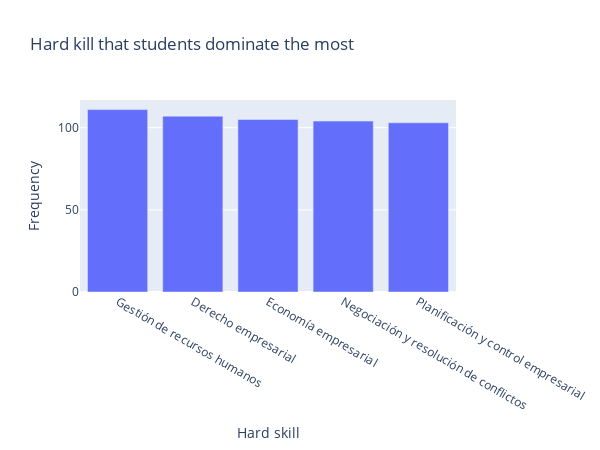

Notebook code for this chart:
### Markdown cell above
#### 3.2 Hard kills que más tienen los estudiantes

### Code cell
# Hard skills más demandadas por los estudiantes de los bootcamps
got = users_df['iGot'].explode().value_counts()

# Seleccionar los N hard skill que más necesitan los alumnos
top_n = 5
top_got = got.head(top_n)

# Quitar los corchetes de lista del índice
top_got.index = top_got.index.str.strip('[]')

# Crear el gráfico de barras horizontales
fig = go.Figure(data=go.Bar(
    y=top_got.values,
    x=top_got.index,
    orientation='v'
))

# Configurar el diseño del gráfico
fig.update_layout(
    title='Hard kill that students dominate the most',
    yaxis_title='Frequency',
    xaxis_title='Hard skill',
    width=600,
    height=450
)

# Mostrar el gráfico
fig.show()

### Figure 1 — Plotly figure (JSON) as saved in the notebook; plotly's stock layout.template omitted (floating-point values rounded to 4 significant figures)
{"data": [{"orientation": "v", "type": "bar", "x": ["Gestión de recursos humanos", "Derecho empresarial", "Economía empresarial", "Negociación y resolución de conflictos", "Planificación y control empresarial"], "y": [111, 107, 105, 104, 103]}], "layout": {"height": 450, "title": {"text": "Hard kill that students dominate the most"}, "width": 600, "xaxis": {"title": {"text": "Hard skill"}}, "yaxis": {"title": {"text": "Frequency"}}}}
